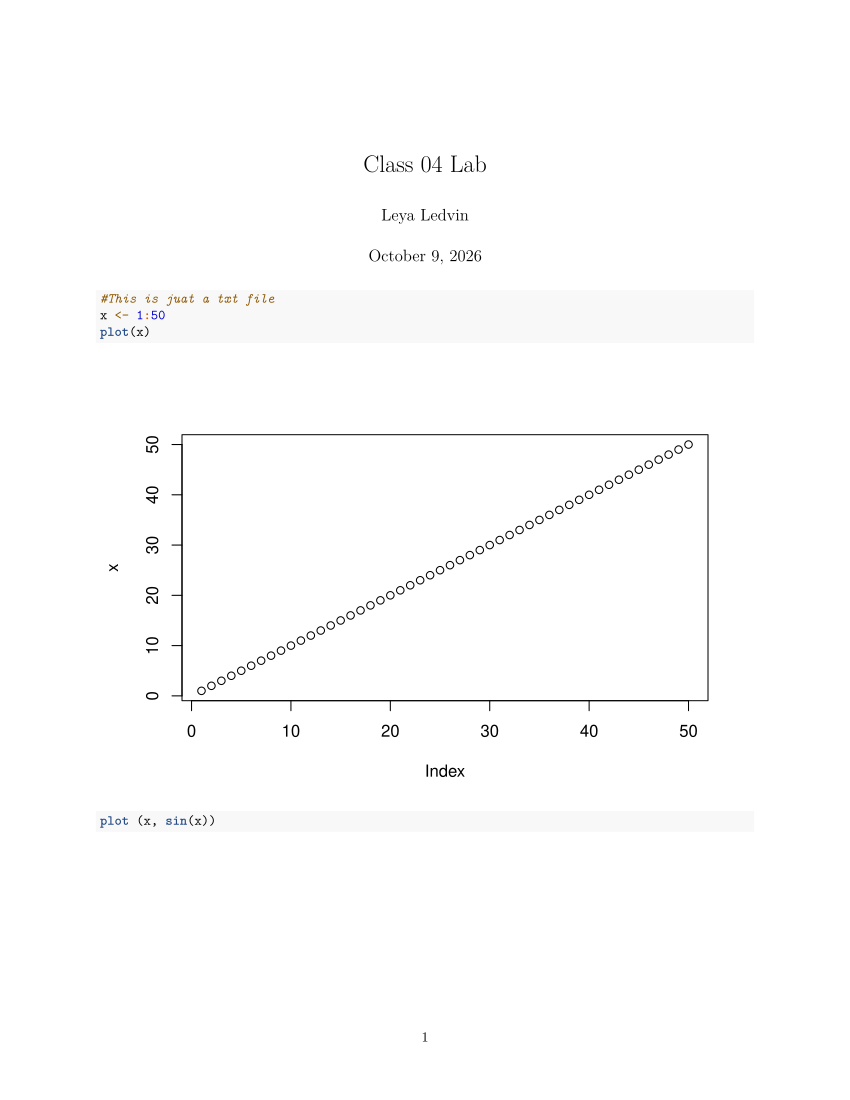

Write the R code that produced this figure.
#' ---
#'title: "Class 04 Lab"
#'author: "Leya Ledvin"
#'date: "October 9, 2026"
#' ---

#This is juat a txt file
x <- 1:50
plot(x)
plot (x, sin(x))
plot(x, sin(x), typ="l", col="blue", lwd=3)
